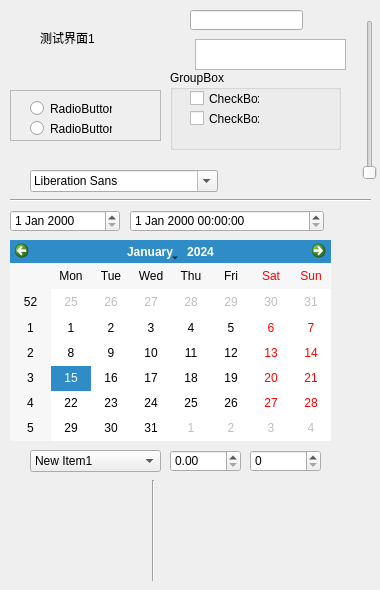
<?xml version="1.0" encoding="UTF-8"?>
<ui version="4.0">
 <class>Form</class>
 <widget class="QWidget" name="Form">
  <property name="geometry">
   <rect>
    <x>0</x>
    <y>0</y>
    <width>380</width>
    <height>590</height>
   </rect>
  </property>
  <property name="windowTitle">
   <string>Form</string>
  </property>
  <widget class="QTextEdit" name="textEdit">
   <property name="geometry">
    <rect>
     <x>195</x>
     <y>39</y>
     <width>151</width>
     <height>31</height>
    </rect>
   </property>
  </widget>
  <widget class="QDateEdit" name="dateEdit">
   <property name="geometry">
    <rect>
     <x>10</x>
     <y>210</y>
     <width>110</width>
     <height>22</height>
    </rect>
   </property>
  </widget>
  <widget class="QDateTimeEdit" name="dateTimeEdit">
   <property name="geometry">
    <rect>
     <x>130</x>
     <y>210</y>
     <width>194</width>
     <height>22</height>
    </rect>
   </property>
  </widget>
  <widget class="QSlider" name="verticalSlider">
   <property name="geometry">
    <rect>
     <x>360</x>
     <y>20</y>
     <width>19</width>
     <height>160</height>
    </rect>
   </property>
   <property name="orientation">
    <enum>Qt::Vertical</enum>
   </property>
  </widget>
  <widget class="QGroupBox" name="groupBox">
   <property name="geometry">
    <rect>
     <x>170</x>
     <y>70</y>
     <width>171</width>
     <height>80</height>
    </rect>
   </property>
   <property name="title">
    <string>GroupBox</string>
   </property>
   <widget class="QCheckBox" name="checkBox_2">
    <property name="geometry">
     <rect>
      <x>20</x>
      <y>40</y>
      <width>70</width>
      <height>17</height>
     </rect>
    </property>
    <property name="text">
     <string>CheckBox</string>
    </property>
   </widget>
   <widget class="QCheckBox" name="checkBox">
    <property name="geometry">
     <rect>
      <x>20</x>
      <y>20</y>
      <width>70</width>
      <height>17</height>
     </rect>
    </property>
    <property name="text">
     <string>CheckBox</string>
    </property>
    <property name="tristate">
     <bool>false</bool>
    </property>
   </widget>
  </widget>
  <widget class="QFrame" name="frame">
   <property name="geometry">
    <rect>
     <x>10</x>
     <y>90</y>
     <width>151</width>
     <height>51</height>
    </rect>
   </property>
   <property name="frameShape">
    <enum>QFrame::StyledPanel</enum>
   </property>
   <property name="frameShadow">
    <enum>QFrame::Raised</enum>
   </property>
   <widget class="QRadioButton" name="radioButton_2">
    <property name="geometry">
     <rect>
      <x>20</x>
      <y>30</y>
      <width>82</width>
      <height>17</height>
     </rect>
    </property>
    <property name="text">
     <string>RadioButton</string>
    </property>
   </widget>
   <widget class="QRadioButton" name="radioButton">
    <property name="geometry">
     <rect>
      <x>20</x>
      <y>10</y>
      <width>82</width>
      <height>17</height>
     </rect>
    </property>
    <property name="text">
     <string>RadioButton</string>
    </property>
   </widget>
  </widget>
  <widget class="QFontComboBox" name="fontComboBox">
   <property name="geometry">
    <rect>
     <x>30</x>
     <y>170</y>
     <width>188</width>
     <height>22</height>
    </rect>
   </property>
  </widget>
  <widget class="QCalendarWidget" name="calendarWidget">
   <property name="geometry">
    <rect>
     <x>10</x>
     <y>240</y>
     <width>321</width>
     <height>201</height>
    </rect>
   </property>
  </widget>
  <widget class="Line" name="line">
   <property name="geometry">
    <rect>
     <x>10</x>
     <y>190</y>
     <width>361</width>
     <height>20</height>
    </rect>
   </property>
   <property name="orientation">
    <enum>Qt::Horizontal</enum>
   </property>
  </widget>
  <widget class="Line" name="line_2">
   <property name="geometry">
    <rect>
     <x>143</x>
     <y>480</y>
     <width>20</width>
     <height>101</height>
    </rect>
   </property>
   <property name="orientation">
    <enum>Qt::Vertical</enum>
   </property>
  </widget>
  <widget class="QLabel" name="label">
   <property name="geometry">
    <rect>
     <x>0</x>
     <y>150</y>
     <width>381</width>
     <height>441</height>
    </rect>
   </property>
   <property name="text">
    <string/>
   </property>
   <property name="pixmap">
    <pixmap resource="image_rcc.qrc">:/newPrefix/timgY51IEWAA.jpg</pixmap>
   </property>
  </widget>
  <widget class="QLineEdit" name="lineEdit">
   <property name="geometry">
    <rect>
     <x>190</x>
     <y>10</y>
     <width>113</width>
     <height>20</height>
    </rect>
   </property>
   <property name="inputMethodHints">
    <set>Qt::ImhNone</set>
   </property>
   <property name="echoMode">
    <enum>QLineEdit::Normal</enum>
   </property>
  </widget>
  <widget class="QComboBox" name="comboBox">
   <property name="geometry">
    <rect>
     <x>30</x>
     <y>450</y>
     <width>131</width>
     <height>22</height>
    </rect>
   </property>
   <property name="editable">
    <bool>false</bool>
   </property>
   <property name="frame">
    <bool>true</bool>
   </property>
   <item>
    <property name="text">
     <string>New Item1</string>
    </property>
   </item>
   <item>
    <property name="text">
     <string>New Item2</string>
    </property>
   </item>
   <item>
    <property name="text">
     <string>New Item3</string>
    </property>
   </item>
  </widget>
  <widget class="QDoubleSpinBox" name="doubleSpinBox">
   <property name="geometry">
    <rect>
     <x>170</x>
     <y>450</y>
     <width>71</width>
     <height>22</height>
    </rect>
   </property>
  </widget>
  <widget class="QSpinBox" name="spinBox">
   <property name="geometry">
    <rect>
     <x>250</x>
     <y>450</y>
     <width>71</width>
     <height>22</height>
    </rect>
   </property>
  </widget>
  <widget class="QLabel" name="label_2">
   <property name="geometry">
    <rect>
     <x>40</x>
     <y>30</y>
     <width>61</width>
     <height>16</height>
    </rect>
   </property>
   <property name="text">
    <string>测试界面1</string>
   </property>
  </widget>
  <zorder>label</zorder>
  <zorder>textEdit</zorder>
  <zorder>dateEdit</zorder>
  <zorder>dateTimeEdit</zorder>
  <zorder>verticalSlider</zorder>
  <zorder>groupBox</zorder>
  <zorder>frame</zorder>
  <zorder>fontComboBox</zorder>
  <zorder>calendarWidget</zorder>
  <zorder>line</zorder>
  <zorder>line_2</zorder>
  <zorder>lineEdit</zorder>
  <zorder>comboBox</zorder>
  <zorder>doubleSpinBox</zorder>
  <zorder>spinBox</zorder>
  <zorder>label_2</zorder>
 </widget>
 <tabstops>
  <tabstop>textEdit</tabstop>
  <tabstop>verticalSlider</tabstop>
  <tabstop>radioButton</tabstop>
  <tabstop>radioButton_2</tabstop>
  <tabstop>checkBox</tabstop>
  <tabstop>checkBox_2</tabstop>
  <tabstop>fontComboBox</tabstop>
  <tabstop>dateEdit</tabstop>
  <tabstop>dateTimeEdit</tabstop>
  <tabstop>calendarWidget</tabstop>
 </tabstops>
 <resources>
  <include location="image_rcc.qrc"/>
 </resources>
 <connections>
  <connection>
   <sender>radioButton_2</sender>
   <signal>clicked()</signal>
   <receiver>checkBox_2</receiver>
   <slot>toggle()</slot>
   <hints>
    <hint type="sourcelabel">
     <x>82</x>
     <y>131</y>
    </hint>
    <hint type="destinationlabel">
     <x>195</x>
     <y>119</y>
    </hint>
   </hints>
  </connection>
  <connection>
   <sender>calendarWidget</sender>
   <signal>clicked(QDate)</signal>
   <receiver>dateEdit</receiver>
   <slot>setDate(QDate)</slot>
   <hints>
    <hint type="sourcelabel">
     <x>129</x>
     <y>309</y>
    </hint>
    <hint type="destinationlabel">
     <x>114</x>
     <y>221</y>
    </hint>
   </hints>
  </connection>
  <connection>
   <sender>calendarWidget</sender>
   <signal>clicked(QDate)</signal>
   <receiver>dateTimeEdit</receiver>
   <slot>setDate(QDate)</slot>
   <hints>
    <hint type="sourcelabel">
     <x>215</x>
     <y>346</y>
    </hint>
    <hint type="destinationlabel">
     <x>262</x>
     <y>213</y>
    </hint>
   </hints>
  </connection>
  <connection>
   <sender>verticalSlider</sender>
   <signal>sliderMoved(int)</signal>
   <receiver>spinBox</receiver>
   <slot>setValue(int)</slot>
   <hints>
    <hint type="sourcelabel">
     <x>370</x>
     <y>89</y>
    </hint>
    <hint type="destinationlabel">
     <x>314</x>
     <y>465</y>
    </hint>
   </hints>
  </connection>
  <connection>
   <sender>comboBox</sender>
   <signal>activated(QString)</signal>
   <receiver>textEdit</receiver>
   <slot>append(QString)</slot>
   <hints>
    <hint type="sourcelabel">
     <x>67</x>
     <y>465</y>
    </hint>
    <hint type="destinationlabel">
     <x>244</x>
     <y>58</y>
    </hint>
   </hints>
  </connection>
 </connections>
 <slots>
  <slot>pushButton_click()</slot>
 </slots>
</ui>
